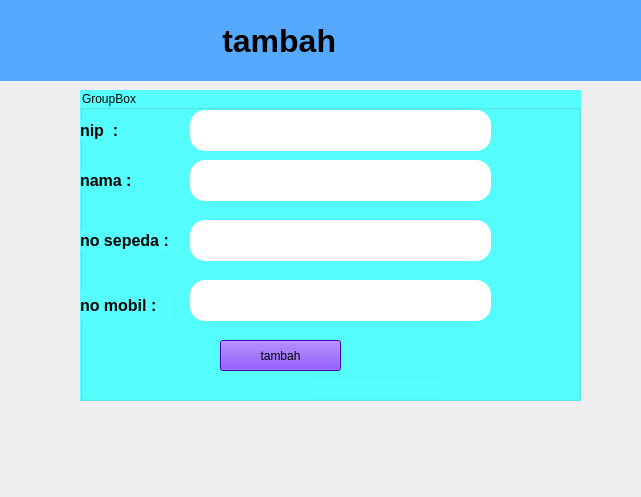
<?xml version="1.0" encoding="UTF-8"?>
<ui version="4.0">
 <class>Form</class>
 <widget class="QWidget" name="Form">
  <property name="geometry">
   <rect>
    <x>0</x>
    <y>0</y>
    <width>641</width>
    <height>497</height>
   </rect>
  </property>
  <property name="windowTitle">
   <string>Form</string>
  </property>
  <widget class="QGroupBox" name="groupBox">
   <property name="geometry">
    <rect>
     <x>80</x>
     <y>90</y>
     <width>501</width>
     <height>311</height>
    </rect>
   </property>
   <property name="styleSheet">
    <string notr="true">background-color: rgb(85, 255, 255);</string>
   </property>
   <property name="title">
    <string>GroupBox</string>
   </property>
   <widget class="QLabel" name="label">
    <property name="geometry">
     <rect>
      <x>0</x>
      <y>80</y>
      <width>71</width>
      <height>21</height>
     </rect>
    </property>
    <property name="font">
     <font>
      <family>Arial</family>
      <pointsize>12</pointsize>
      <weight>75</weight>
      <bold>true</bold>
     </font>
    </property>
    <property name="text">
     <string>nama :</string>
    </property>
   </widget>
   <widget class="QLabel" name="label_3">
    <property name="geometry">
     <rect>
      <x>0</x>
      <y>30</y>
      <width>71</width>
      <height>21</height>
     </rect>
    </property>
    <property name="font">
     <font>
      <family>Arial</family>
      <pointsize>12</pointsize>
      <weight>75</weight>
      <bold>true</bold>
     </font>
    </property>
    <property name="text">
     <string>nip  :</string>
    </property>
   </widget>
   <widget class="QLabel" name="label_4">
    <property name="geometry">
     <rect>
      <x>0</x>
      <y>200</y>
      <width>91</width>
      <height>31</height>
     </rect>
    </property>
    <property name="font">
     <font>
      <family>Arial</family>
      <pointsize>12</pointsize>
      <weight>75</weight>
      <bold>true</bold>
     </font>
    </property>
    <property name="text">
     <string>no mobil :</string>
    </property>
   </widget>
   <widget class="QLabel" name="label_5">
    <property name="geometry">
     <rect>
      <x>0</x>
      <y>140</y>
      <width>91</width>
      <height>21</height>
     </rect>
    </property>
    <property name="font">
     <font>
      <family>Arial</family>
      <pointsize>12</pointsize>
      <weight>75</weight>
      <bold>true</bold>
     </font>
    </property>
    <property name="text">
     <string>no sepeda :</string>
    </property>
   </widget>
   <widget class="QLineEdit" name="nip">
    <property name="geometry">
     <rect>
      <x>110</x>
      <y>20</y>
      <width>301</width>
      <height>41</height>
     </rect>
    </property>
    <property name="styleSheet">
     <string notr="true">background-color: rgb(255, 255, 255);
border-radius: 15px;
</string>
    </property>
   </widget>
   <widget class="QLineEdit" name="nama">
    <property name="geometry">
     <rect>
      <x>110</x>
      <y>70</y>
      <width>301</width>
      <height>41</height>
     </rect>
    </property>
    <property name="styleSheet">
     <string notr="true">background-color: rgb(255, 255, 255);
border-radius: 15px;
</string>
    </property>
   </widget>
   <widget class="QLineEdit" name="nos">
    <property name="geometry">
     <rect>
      <x>110</x>
      <y>130</y>
      <width>301</width>
      <height>41</height>
     </rect>
    </property>
    <property name="styleSheet">
     <string notr="true">background-color: rgb(255, 255, 255);
border-radius: 15px;
</string>
    </property>
   </widget>
   <widget class="QPushButton" name="tambah">
    <property name="geometry">
     <rect>
      <x>140</x>
      <y>250</y>
      <width>121</width>
      <height>31</height>
     </rect>
    </property>
    <property name="styleSheet">
     <string notr="true">background-color: rgb(85, 0, 255);</string>
    </property>
    <property name="text">
     <string>tambah</string>
    </property>
   </widget>
   <widget class="QLineEdit" name="nom">
    <property name="geometry">
     <rect>
      <x>110</x>
      <y>190</y>
      <width>301</width>
      <height>41</height>
     </rect>
    </property>
    <property name="styleSheet">
     <string notr="true">background-color: rgb(255, 255, 255);
border-radius: 15px;
</string>
    </property>
   </widget>
   <widget class="QLabel" name="cek">
    <property name="geometry">
     <rect>
      <x>230</x>
      <y>290</y>
      <width>131</width>
      <height>16</height>
     </rect>
    </property>
    <property name="text">
     <string/>
    </property>
   </widget>
  </widget>
  <widget class="QLabel" name="label_6">
   <property name="geometry">
    <rect>
     <x>0</x>
     <y>0</y>
     <width>641</width>
     <height>81</height>
    </rect>
   </property>
   <property name="font">
    <font>
     <family>Arial</family>
     <pointsize>24</pointsize>
     <weight>75</weight>
     <bold>true</bold>
    </font>
   </property>
   <property name="styleSheet">
    <string notr="true">background-color: rgb(85, 170, 255);</string>
   </property>
   <property name="text">
    <string>                         tambah</string>
   </property>
  </widget>
 </widget>
 <resources/>
 <connections/>
</ui>
